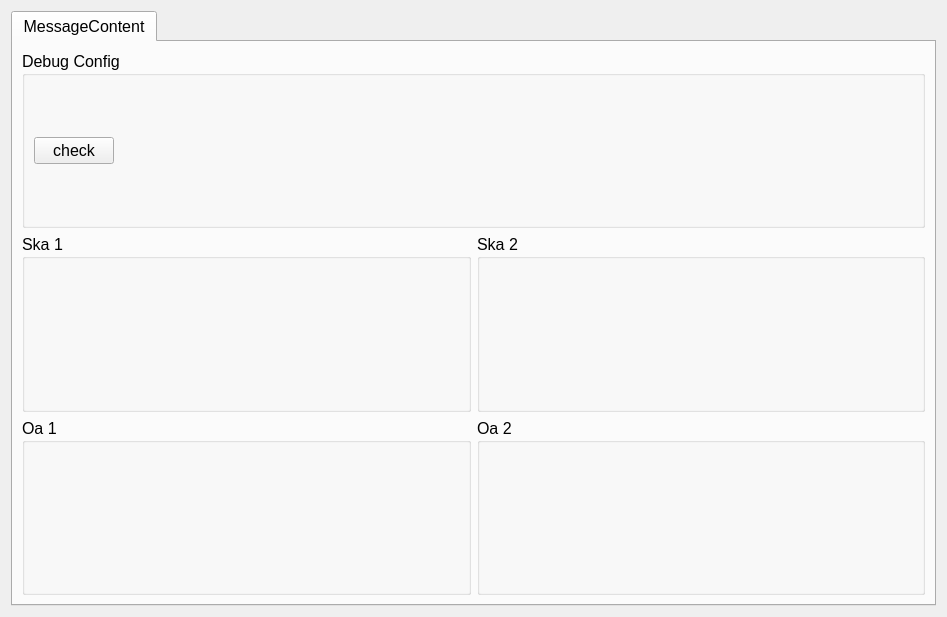
<?xml version="1.0" encoding="UTF-8"?>
<ui version="4.0">
 <class>MessageConfig</class>
 <widget class="QWidget" name="MessageConfig">
  <property name="geometry">
   <rect>
    <x>0</x>
    <y>0</y>
    <width>947</width>
    <height>617</height>
   </rect>
  </property>
  <property name="font">
   <font>
    <pointsize>12</pointsize>
   </font>
  </property>
  <property name="windowTitle">
   <string>Emulator Config Message</string>
  </property>
  <property name="windowIcon">
   <iconset resource="images.qrc">
    <normaloff>:/icons/configuration.png</normaloff>
    <normalon>:/icons/configuration.png</normalon>:/icons/configuration.png</iconset>
  </property>
  <layout class="QGridLayout" name="gridLayout_2">
   <item row="0" column="0">
    <widget class="QTabWidget" name="tabWidget">
     <property name="currentIndex">
      <number>0</number>
     </property>
     <widget class="QWidget" name="tab">
      <attribute name="title">
       <string>MessageContent</string>
      </attribute>
      <layout class="QGridLayout" name="gridLayout">
       <item row="0" column="0" colspan="2">
        <widget class="QGroupBox" name="groupBox_emu_conf">
         <property name="title">
          <string>Debug Config</string>
         </property>
         <layout class="QGridLayout" name="gridLayout_3">
          <item row="0" column="0">
           <widget class="QPushButton" name="pushButton_check_all">
            <property name="text">
             <string>check</string>
            </property>
            <property name="icon">
             <iconset resource="images.qrc">
              <normaloff>:/icons/icons8-check-all-200.png</normaloff>:/icons/icons8-check-all-200.png</iconset>
            </property>
            <property name="iconSize">
             <size>
              <width>30</width>
              <height>30</height>
             </size>
            </property>
           </widget>
          </item>
          <item row="0" column="1">
           <spacer name="horizontalSpacer">
            <property name="orientation">
             <enum>Qt::Horizontal</enum>
            </property>
            <property name="sizeHint" stdset="0">
             <size>
              <width>789</width>
              <height>20</height>
             </size>
            </property>
           </spacer>
          </item>
          <item row="1" column="0" colspan="2">
           <layout class="QHBoxLayout" name="horizontalLayout_emu_conf"/>
          </item>
         </layout>
        </widget>
       </item>
       <item row="1" column="0">
        <widget class="QGroupBox" name="groupBox_ska1">
         <property name="title">
          <string>Ska 1 </string>
         </property>
         <layout class="QGridLayout" name="gridLayout_5">
          <item row="0" column="0">
           <layout class="QGridLayout" name="gridLayout_ska1"/>
          </item>
         </layout>
        </widget>
       </item>
       <item row="1" column="1">
        <widget class="QGroupBox" name="groupBox_ska2">
         <property name="title">
          <string>Ska 2</string>
         </property>
         <layout class="QGridLayout" name="gridLayout_6">
          <item row="0" column="0">
           <layout class="QGridLayout" name="gridLayout_ska2"/>
          </item>
         </layout>
        </widget>
       </item>
       <item row="2" column="0">
        <widget class="QGroupBox" name="groupBox_oa1">
         <property name="title">
          <string>Oa 1</string>
         </property>
         <layout class="QGridLayout" name="gridLayout_4">
          <item row="0" column="0">
           <layout class="QGridLayout" name="gridLayout_oa1"/>
          </item>
         </layout>
        </widget>
       </item>
       <item row="2" column="1">
        <widget class="QGroupBox" name="groupBox_oa2">
         <property name="title">
          <string>Oa 2</string>
         </property>
         <layout class="QGridLayout" name="gridLayout_7">
          <item row="0" column="0">
           <layout class="QGridLayout" name="gridLayout_oa2"/>
          </item>
         </layout>
        </widget>
       </item>
      </layout>
     </widget>
    </widget>
   </item>
  </layout>
 </widget>
 <resources>
  <include location="images.qrc"/>
 </resources>
 <connections/>
</ui>
